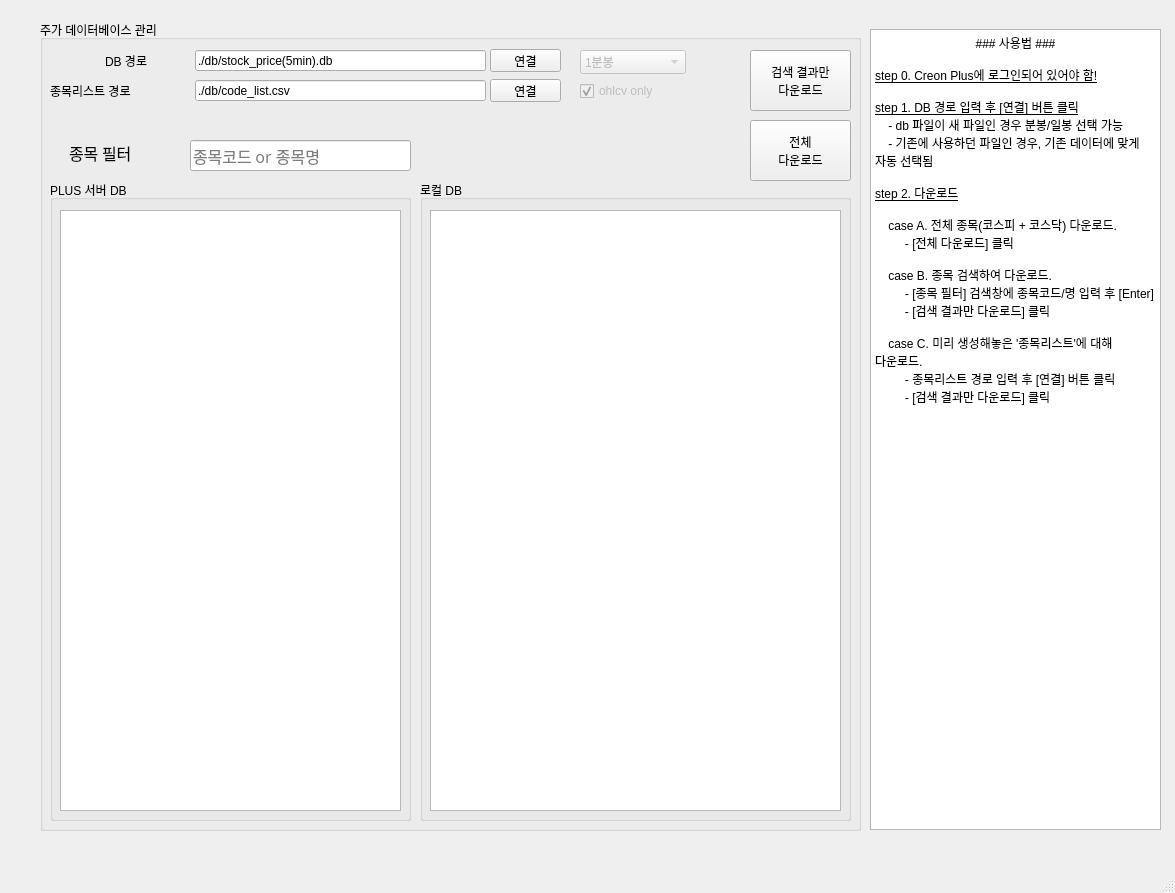
<?xml version="1.0" encoding="UTF-8"?>
<ui version="4.0">
 <class>MainWindow</class>
 <widget class="QMainWindow" name="MainWindow">
  <property name="enabled">
   <bool>true</bool>
  </property>
  <property name="geometry">
   <rect>
    <x>0</x>
    <y>0</y>
    <width>1175</width>
    <height>893</height>
   </rect>
  </property>
  <property name="mouseTracking">
   <bool>false</bool>
  </property>
  <property name="windowTitle">
   <string>Creon_datareader v1.2</string>
  </property>
  <widget class="QWidget" name="centralwidget">
   <widget class="QGroupBox" name="groupBox_4">
    <property name="geometry">
     <rect>
      <x>40</x>
      <y>20</y>
      <width>821</width>
      <height>811</height>
     </rect>
    </property>
    <property name="title">
     <string>주가 데이터베이스 관리</string>
    </property>
    <property name="flat">
     <bool>false</bool>
    </property>
    <widget class="QGroupBox" name="groupBox_2">
     <property name="geometry">
      <rect>
       <x>10</x>
       <y>160</y>
       <width>361</width>
       <height>641</height>
      </rect>
     </property>
     <property name="title">
      <string>PLUS 서버 DB</string>
     </property>
     <widget class="QTableView" name="tableView">
      <property name="geometry">
       <rect>
        <x>10</x>
        <y>30</y>
        <width>341</width>
        <height>601</height>
       </rect>
      </property>
     </widget>
    </widget>
    <widget class="QGroupBox" name="groupBox_3">
     <property name="geometry">
      <rect>
       <x>380</x>
       <y>160</y>
       <width>431</width>
       <height>641</height>
      </rect>
     </property>
     <property name="title">
      <string>로컬 DB</string>
     </property>
     <widget class="QTableView" name="tableView_2">
      <property name="geometry">
       <rect>
        <x>10</x>
        <y>30</y>
        <width>411</width>
        <height>601</height>
       </rect>
      </property>
     </widget>
    </widget>
    <widget class="QPushButton" name="pushButton_4">
     <property name="enabled">
      <bool>true</bool>
     </property>
     <property name="geometry">
      <rect>
       <x>710</x>
       <y>100</y>
       <width>101</width>
       <height>61</height>
      </rect>
     </property>
     <property name="text">
      <string>전체
다운로드</string>
     </property>
    </widget>
    <widget class="QPushButton" name="pushButton_3">
     <property name="enabled">
      <bool>true</bool>
     </property>
     <property name="geometry">
      <rect>
       <x>710</x>
       <y>30</y>
       <width>101</width>
       <height>61</height>
      </rect>
     </property>
     <property name="mouseTracking">
      <bool>true</bool>
     </property>
     <property name="acceptDrops">
      <bool>false</bool>
     </property>
     <property name="layoutDirection">
      <enum>Qt::LeftToRight</enum>
     </property>
     <property name="text">
      <string>검색 결과만
다운로드</string>
     </property>
     <property name="checkable">
      <bool>false</bool>
     </property>
     <property name="autoRepeat">
      <bool>false</bool>
     </property>
     <property name="autoExclusive">
      <bool>false</bool>
     </property>
     <property name="autoDefault">
      <bool>false</bool>
     </property>
     <property name="default">
      <bool>false</bool>
     </property>
     <property name="flat">
      <bool>false</bool>
     </property>
    </widget>
    <widget class="QLabel" name="label_9">
     <property name="geometry">
      <rect>
       <x>65</x>
       <y>30</y>
       <width>81</width>
       <height>21</height>
      </rect>
     </property>
     <property name="text">
      <string>DB 경로</string>
     </property>
    </widget>
    <widget class="QLineEdit" name="lineEdit_4">
     <property name="geometry">
      <rect>
       <x>155</x>
       <y>30</y>
       <width>291</width>
       <height>21</height>
      </rect>
     </property>
     <property name="text">
      <string>./db/stock_price(5min).db</string>
     </property>
    </widget>
    <widget class="QLineEdit" name="lineEdit_5">
     <property name="geometry">
      <rect>
       <x>150</x>
       <y>120</y>
       <width>221</width>
       <height>31</height>
      </rect>
     </property>
     <property name="font">
      <font>
       <family>굴림</family>
       <pointsize>12</pointsize>
       <weight>50</weight>
       <bold>false</bold>
      </font>
     </property>
     <property name="text">
      <string/>
     </property>
     <property name="placeholderText">
      <string>종목코드 or 종목명</string>
     </property>
    </widget>
    <widget class="QLabel" name="label_12">
     <property name="geometry">
      <rect>
       <x>29</x>
       <y>117</y>
       <width>111</width>
       <height>31</height>
      </rect>
     </property>
     <property name="font">
      <font>
       <family>굴림</family>
       <pointsize>12</pointsize>
      </font>
     </property>
     <property name="text">
      <string>종목 필터</string>
     </property>
    </widget>
    <widget class="QPushButton" name="pushButton_2">
     <property name="geometry">
      <rect>
       <x>450</x>
       <y>29</y>
       <width>71</width>
       <height>23</height>
      </rect>
     </property>
     <property name="text">
      <string>연결</string>
     </property>
    </widget>
    <widget class="QLabel" name="label_10">
     <property name="geometry">
      <rect>
       <x>10</x>
       <y>60</y>
       <width>131</width>
       <height>21</height>
      </rect>
     </property>
     <property name="text">
      <string>종목리스트 경로</string>
     </property>
    </widget>
    <widget class="QLineEdit" name="lineEdit_8">
     <property name="geometry">
      <rect>
       <x>155</x>
       <y>60</y>
       <width>291</width>
       <height>21</height>
      </rect>
     </property>
     <property name="text">
      <string>./db/code_list.csv</string>
     </property>
    </widget>
    <widget class="QPushButton" name="pushButton_8">
     <property name="geometry">
      <rect>
       <x>450</x>
       <y>59</y>
       <width>71</width>
       <height>23</height>
      </rect>
     </property>
     <property name="text">
      <string>연결</string>
     </property>
    </widget>
    <widget class="QComboBox" name="comboBox">
     <property name="enabled">
      <bool>false</bool>
     </property>
     <property name="geometry">
      <rect>
       <x>540</x>
       <y>30</y>
       <width>106</width>
       <height>24</height>
      </rect>
     </property>
     <item>
      <property name="text">
       <string>1분봉</string>
      </property>
     </item>
     <item>
      <property name="text">
       <string>5분봉</string>
      </property>
     </item>
     <item>
      <property name="text">
       <string>일봉</string>
      </property>
     </item>
     <item>
      <property name="text">
       <string>주봉</string>
      </property>
     </item>
     <item>
      <property name="text">
       <string>월봉</string>
      </property>
     </item>
    </widget>
    <widget class="QCheckBox" name="checkBox">
     <property name="enabled">
      <bool>false</bool>
     </property>
     <property name="geometry">
      <rect>
       <x>540</x>
       <y>60</y>
       <width>116</width>
       <height>22</height>
      </rect>
     </property>
     <property name="text">
      <string>ohlcv only</string>
     </property>
     <property name="checked">
      <bool>true</bool>
     </property>
    </widget>
   </widget>
   <widget class="QTextBrowser" name="textBrowser">
    <property name="geometry">
     <rect>
      <x>870</x>
      <y>29</y>
      <width>291</width>
      <height>801</height>
     </rect>
    </property>
    <property name="html">
     <string>&lt;!DOCTYPE HTML PUBLIC &quot;-//W3C//DTD HTML 4.0//EN&quot; &quot;http://www.w3.org/TR/REC-html40/strict.dtd&quot;&gt;
&lt;html&gt;&lt;head&gt;&lt;meta name=&quot;qrichtext&quot; content=&quot;1&quot; /&gt;&lt;style type=&quot;text/css&quot;&gt;
p, li { white-space: pre-wrap; }
&lt;/style&gt;&lt;/head&gt;&lt;body style=&quot; font-family:'Gulim'; font-size:9pt; font-weight:400; font-style:normal;&quot;&gt;
&lt;p align=&quot;center&quot; style=&quot; margin-top:0px; margin-bottom:0px; margin-left:0px; margin-right:0px; -qt-block-indent:0; text-indent:0px;&quot;&gt;### 사용법 ###&lt;/p&gt;
&lt;p style=&quot;-qt-paragraph-type:empty; margin-top:0px; margin-bottom:0px; margin-left:0px; margin-right:0px; -qt-block-indent:0; text-indent:0px;&quot;&gt;&lt;br /&gt;&lt;/p&gt;
&lt;p style=&quot; margin-top:0px; margin-bottom:0px; margin-left:0px; margin-right:0px; -qt-block-indent:0; text-indent:0px;&quot;&gt;&lt;span style=&quot; text-decoration: underline;&quot;&gt;step 0. Creon Plus에 로그인되어 있어야 함!&lt;/span&gt;&lt;/p&gt;
&lt;p style=&quot;-qt-paragraph-type:empty; margin-top:0px; margin-bottom:0px; margin-left:0px; margin-right:0px; -qt-block-indent:0; text-indent:0px; text-decoration: underline;&quot;&gt;&lt;br /&gt;&lt;/p&gt;
&lt;p style=&quot; margin-top:0px; margin-bottom:0px; margin-left:0px; margin-right:0px; -qt-block-indent:0; text-indent:0px;&quot;&gt;&lt;span style=&quot; text-decoration: underline;&quot;&gt;step 1. DB 경로 입력 후 [연결] 버튼 클릭&lt;/span&gt;&lt;/p&gt;
&lt;p style=&quot; margin-top:0px; margin-bottom:0px; margin-left:0px; margin-right:0px; -qt-block-indent:0; text-indent:0px;&quot;&gt;    - db 파일이 새 파일인 경우 분봉/일봉 선택 가능&lt;/p&gt;
&lt;p style=&quot; margin-top:0px; margin-bottom:0px; margin-left:0px; margin-right:0px; -qt-block-indent:0; text-indent:0px;&quot;&gt;    - 기존에 사용하던 파일인 경우, 기존 데이터에 맞게 자동 선택됨&lt;/p&gt;
&lt;p style=&quot;-qt-paragraph-type:empty; margin-top:0px; margin-bottom:0px; margin-left:0px; margin-right:0px; -qt-block-indent:0; text-indent:0px;&quot;&gt;&lt;br /&gt;&lt;/p&gt;
&lt;p style=&quot; margin-top:0px; margin-bottom:0px; margin-left:0px; margin-right:0px; -qt-block-indent:0; text-indent:0px;&quot;&gt;&lt;span style=&quot; text-decoration: underline;&quot;&gt;step 2. 다운로드&lt;/span&gt;&lt;/p&gt;
&lt;p style=&quot;-qt-paragraph-type:empty; margin-top:0px; margin-bottom:0px; margin-left:0px; margin-right:0px; -qt-block-indent:0; text-indent:0px; text-decoration: underline;&quot;&gt;&lt;br /&gt;&lt;/p&gt;
&lt;p style=&quot; margin-top:0px; margin-bottom:0px; margin-left:0px; margin-right:0px; -qt-block-indent:0; text-indent:0px;&quot;&gt;    case A. 전체 종목(코스피 + 코스닥) 다운로드.&lt;/p&gt;
&lt;p style=&quot; margin-top:0px; margin-bottom:0px; margin-left:0px; margin-right:0px; -qt-block-indent:0; text-indent:0px;&quot;&gt;         - [전체 다운로드] 클릭&lt;/p&gt;
&lt;p style=&quot;-qt-paragraph-type:empty; margin-top:0px; margin-bottom:0px; margin-left:0px; margin-right:0px; -qt-block-indent:0; text-indent:0px;&quot;&gt;&lt;br /&gt;&lt;/p&gt;
&lt;p style=&quot; margin-top:0px; margin-bottom:0px; margin-left:0px; margin-right:0px; -qt-block-indent:0; text-indent:0px;&quot;&gt;    case B. 종목 검색하여 다운로드.&lt;/p&gt;
&lt;p style=&quot; margin-top:0px; margin-bottom:0px; margin-left:0px; margin-right:0px; -qt-block-indent:0; text-indent:0px;&quot;&gt;         - [종목 필터] 검색창에 종목코드/명 입력 후 [Enter]&lt;/p&gt;
&lt;p style=&quot; margin-top:0px; margin-bottom:0px; margin-left:0px; margin-right:0px; -qt-block-indent:0; text-indent:0px;&quot;&gt;         - [검색 결과만 다운로드] 클릭&lt;/p&gt;
&lt;p style=&quot;-qt-paragraph-type:empty; margin-top:0px; margin-bottom:0px; margin-left:0px; margin-right:0px; -qt-block-indent:0; text-indent:0px;&quot;&gt;&lt;br /&gt;&lt;/p&gt;
&lt;p style=&quot; margin-top:0px; margin-bottom:0px; margin-left:0px; margin-right:0px; -qt-block-indent:0; text-indent:0px;&quot;&gt;    case C. 미리 생성해놓은 '종목리스트'에 대해 다운로드.&lt;/p&gt;
&lt;p style=&quot; margin-top:0px; margin-bottom:0px; margin-left:0px; margin-right:0px; -qt-block-indent:0; text-indent:0px;&quot;&gt;         - 종목리스트 경로 입력 후 [연결] 버튼 클릭&lt;/p&gt;
&lt;p style=&quot; margin-top:0px; margin-bottom:0px; margin-left:0px; margin-right:0px; -qt-block-indent:0; text-indent:0px;&quot;&gt;         - [검색 결과만 다운로드] 클릭&lt;/p&gt;
&lt;p style=&quot;-qt-paragraph-type:empty; margin-top:0px; margin-bottom:0px; margin-left:0px; margin-right:0px; -qt-block-indent:0; text-indent:0px;&quot;&gt;&lt;br /&gt;&lt;/p&gt;&lt;/body&gt;&lt;/html&gt;</string>
    </property>
   </widget>
  </widget>
  <widget class="QMenuBar" name="menubar">
   <property name="geometry">
    <rect>
     <x>0</x>
     <y>0</y>
     <width>1175</width>
     <height>31</height>
    </rect>
   </property>
  </widget>
  <widget class="QStatusBar" name="statusbar"/>
 </widget>
 <resources/>
 <connections/>
</ui>
